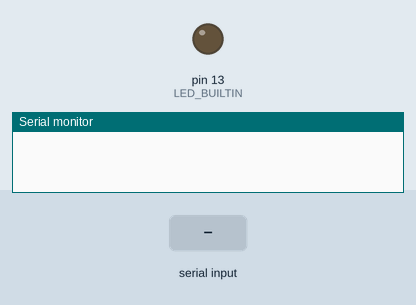
Recording of a sketch running on a simulated Arduino Uno, built with avr-gcc and run on an emulated ATmega328P. On the bench: output pins drawn as LEDs (lit = HIGH), the last lines printed to the serial monitor. Inputs (shaded band) come from the test bench.

Above: at 1.2 s.
1.3 s: "30,150\n" received over Serial
5.8 s: "1\n" received over Serial
At 7.1 s:
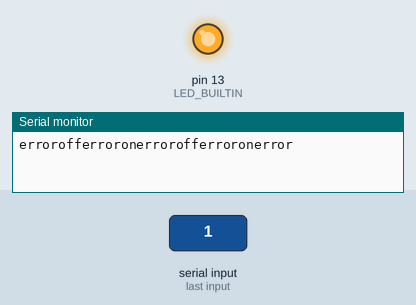
Timing chart, 0 to 8.3 s (numbered marks = the images above; inputs shaded):
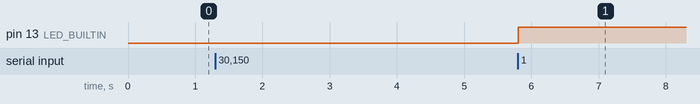

Measured:
- after the input at 5.8 s, pin 13 (LED_BUILTIN): LOW → HIGH at once

The sketch:

Blink.ino
```cpp
unsigned int status = 0;


void setup() {
  pinMode(LED_BUILTIN, OUTPUT);
  Serial.begin(9600);
}

// the loop function runs over and over again forever
void loop() {

  while (Serial.available()) {
    status = Serial.read() - '0';
    if (status == 1) {
      Serial.write("on");
      digitalWrite(LED_BUILTIN, HIGH);
    } else if (status == 0) {
      Serial.write("off");
      digitalWrite(LED_BUILTIN, LOW);
    } else {
       Serial.write("error");
    }
  }
}
```
